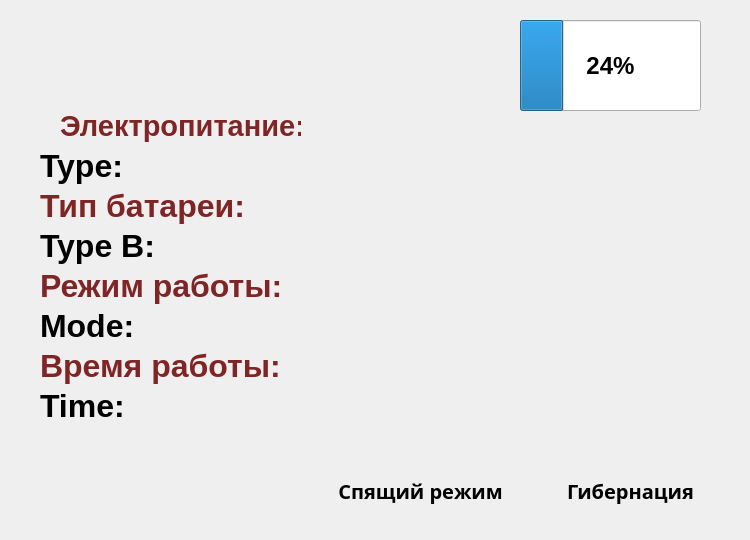
<?xml version="1.0" encoding="UTF-8"?>
<ui version="4.0">
 <class>QtLab1WindowClass</class>
 <widget class="QWidget" name="QtLab1WindowClass">
  <property name="geometry">
   <rect>
    <x>0</x>
    <y>0</y>
    <width>750</width>
    <height>540</height>
   </rect>
  </property>
  <property name="minimumSize">
   <size>
    <width>750</width>
    <height>540</height>
   </size>
  </property>
  <property name="windowTitle">
   <string>QtLab1Window</string>
  </property>
  <widget class="QLabel" name="label">
   <property name="geometry">
    <rect>
     <x>0</x>
     <y>0</y>
     <width>961</width>
     <height>541</height>
    </rect>
   </property>
   <property name="text">
    <string/>
   </property>
   <property name="pixmap">
    <pixmap resource="HubWindow.qrc">:/HubWindow/BackMainWindow.png</pixmap>
   </property>
   <property name="scaledContents">
    <bool>true</bool>
   </property>
  </widget>
  <widget class="QLabel" name="label_2">
   <property name="geometry">
    <rect>
     <x>400</x>
     <y>170</y>
     <width>161</width>
     <height>231</height>
    </rect>
   </property>
   <property name="text">
    <string/>
   </property>
   <property name="pixmap">
    <pixmap resource="HubWindow.qrc">:/HubWindow/Pen-Pen-eat.gif</pixmap>
   </property>
   <property name="scaledContents">
    <bool>true</bool>
   </property>
  </widget>
  <widget class="QLabel" name="label_3">
   <property name="geometry">
    <rect>
     <x>520</x>
     <y>10</y>
     <width>201</width>
     <height>111</height>
    </rect>
   </property>
   <property name="font">
    <font>
     <family>Segoe UI</family>
     <pointsize>9</pointsize>
     <italic>false</italic>
     <bold>false</bold>
    </font>
   </property>
   <property name="styleSheet">
    <string notr="true">font: 9pt &quot;Segoe UI&quot;;</string>
   </property>
   <property name="text">
    <string/>
   </property>
   <property name="pixmap">
    <pixmap resource="HubWindow.qrc">:/HubWindow/Batery.png</pixmap>
   </property>
   <property name="scaledContents">
    <bool>true</bool>
   </property>
  </widget>
  <widget class="QProgressBar" name="progressBar">
   <property name="geometry">
    <rect>
     <x>520</x>
     <y>20</y>
     <width>181</width>
     <height>91</height>
    </rect>
   </property>
   <property name="font">
    <font>
     <family>Segoe UI</family>
     <pointsize>18</pointsize>
     <italic>false</italic>
     <bold>true</bold>
    </font>
   </property>
   <property name="value">
    <number>24</number>
   </property>
  </widget>
  <widget class="QLabel" name="label_4">
   <property name="geometry">
    <rect>
     <x>-30</x>
     <y>60</y>
     <width>421</width>
     <height>461</height>
    </rect>
   </property>
   <property name="text">
    <string/>
   </property>
   <property name="pixmap">
    <pixmap resource="HubWindow.qrc">:/HubWindow/L1PH.png</pixmap>
   </property>
   <property name="scaledContents">
    <bool>true</bool>
   </property>
  </widget>
  <widget class="QPushButton" name="pushButton">
   <property name="geometry">
    <rect>
     <x>320</x>
     <y>460</y>
     <width>201</width>
     <height>61</height>
    </rect>
   </property>
   <property name="font">
    <font>
     <family>Myanmar Text</family>
     <pointsize>15</pointsize>
     <bold>true</bold>
    </font>
   </property>
   <property name="styleSheet">
    <string notr="true">QPushButton {
	image: url(:/HubWindow/Button1.png);
border: none;
}
QPushButton:hover {
	image: url(:/HubWindow/Button1_hover.png);
}
QPushButton:pressed {
	image: url(:/HubWindow/Button1_pressed.png);
}</string>
   </property>
   <property name="text">
    <string>Спящий режим</string>
   </property>
  </widget>
  <widget class="QPushButton" name="pushButton_2">
   <property name="geometry">
    <rect>
     <x>530</x>
     <y>460</y>
     <width>201</width>
     <height>61</height>
    </rect>
   </property>
   <property name="font">
    <font>
     <family>Myanmar Text</family>
     <pointsize>15</pointsize>
     <bold>true</bold>
    </font>
   </property>
   <property name="styleSheet">
    <string notr="true">QPushButton {
	image: url(:/HubWindow/Button1.png);
border: none;
}
QPushButton:hover {
	image: url(:/HubWindow/Button1_hover.png);
}
QPushButton:pressed {
	image: url(:/HubWindow/Button1_pressed.png);
}</string>
   </property>
   <property name="text">
    <string>Гибернация</string>
   </property>
  </widget>
  <widget class="QLabel" name="label_5">
   <property name="geometry">
    <rect>
     <x>40</x>
     <y>140</y>
     <width>261</width>
     <height>51</height>
    </rect>
   </property>
   <property name="font">
    <font>
     <pointsize>24</pointsize>
     <bold>true</bold>
    </font>
   </property>
   <property name="text">
    <string>Type:</string>
   </property>
  </widget>
  <widget class="QLabel" name="label_6">
   <property name="geometry">
    <rect>
     <x>40</x>
     <y>220</y>
     <width>301</width>
     <height>51</height>
    </rect>
   </property>
   <property name="font">
    <font>
     <pointsize>24</pointsize>
     <bold>true</bold>
    </font>
   </property>
   <property name="text">
    <string>Type B:</string>
   </property>
  </widget>
  <widget class="QLabel" name="label_7">
   <property name="geometry">
    <rect>
     <x>40</x>
     <y>300</y>
     <width>301</width>
     <height>51</height>
    </rect>
   </property>
   <property name="font">
    <font>
     <pointsize>24</pointsize>
     <bold>true</bold>
    </font>
   </property>
   <property name="text">
    <string>Mode:</string>
   </property>
  </widget>
  <widget class="QLabel" name="label_8">
   <property name="geometry">
    <rect>
     <x>40</x>
     <y>380</y>
     <width>261</width>
     <height>51</height>
    </rect>
   </property>
   <property name="font">
    <font>
     <pointsize>24</pointsize>
     <bold>true</bold>
    </font>
   </property>
   <property name="text">
    <string>Time:</string>
   </property>
  </widget>
  <widget class="QLabel" name="label_9">
   <property name="geometry">
    <rect>
     <x>60</x>
     <y>100</y>
     <width>241</width>
     <height>51</height>
    </rect>
   </property>
   <property name="font">
    <font>
     <pointsize>22</pointsize>
     <bold>true</bold>
    </font>
   </property>
   <property name="styleSheet">
    <string notr="true">color: rgb(127, 37, 37);</string>
   </property>
   <property name="text">
    <string>Электропитание:</string>
   </property>
  </widget>
  <widget class="QLabel" name="label_10">
   <property name="geometry">
    <rect>
     <x>40</x>
     <y>180</y>
     <width>211</width>
     <height>51</height>
    </rect>
   </property>
   <property name="font">
    <font>
     <pointsize>24</pointsize>
     <bold>true</bold>
    </font>
   </property>
   <property name="styleSheet">
    <string notr="true">color: rgb(127, 37, 37);</string>
   </property>
   <property name="text">
    <string>Тип батареи:</string>
   </property>
  </widget>
  <widget class="QLabel" name="label_11">
   <property name="geometry">
    <rect>
     <x>40</x>
     <y>260</y>
     <width>261</width>
     <height>51</height>
    </rect>
   </property>
   <property name="font">
    <font>
     <pointsize>24</pointsize>
     <bold>true</bold>
    </font>
   </property>
   <property name="styleSheet">
    <string notr="true">color: rgb(127, 37, 37);</string>
   </property>
   <property name="text">
    <string>Режим работы:</string>
   </property>
  </widget>
  <widget class="QLabel" name="label_12">
   <property name="geometry">
    <rect>
     <x>40</x>
     <y>340</y>
     <width>261</width>
     <height>51</height>
    </rect>
   </property>
   <property name="font">
    <font>
     <pointsize>24</pointsize>
     <bold>true</bold>
    </font>
   </property>
   <property name="styleSheet">
    <string notr="true">color: rgb(127, 37, 37);</string>
   </property>
   <property name="text">
    <string>Время работы:</string>
   </property>
  </widget>
  <zorder>label</zorder>
  <zorder>label_2</zorder>
  <zorder>label_4</zorder>
  <zorder>progressBar</zorder>
  <zorder>label_3</zorder>
  <zorder>pushButton</zorder>
  <zorder>pushButton_2</zorder>
  <zorder>label_5</zorder>
  <zorder>label_6</zorder>
  <zorder>label_7</zorder>
  <zorder>label_8</zorder>
  <zorder>label_9</zorder>
  <zorder>label_10</zorder>
  <zorder>label_11</zorder>
  <zorder>label_12</zorder>
 </widget>
 <layoutdefault spacing="6" margin="11"/>
 <resources>
  <include location="HubWindow.qrc"/>
 </resources>
 <connections/>
</ui>
